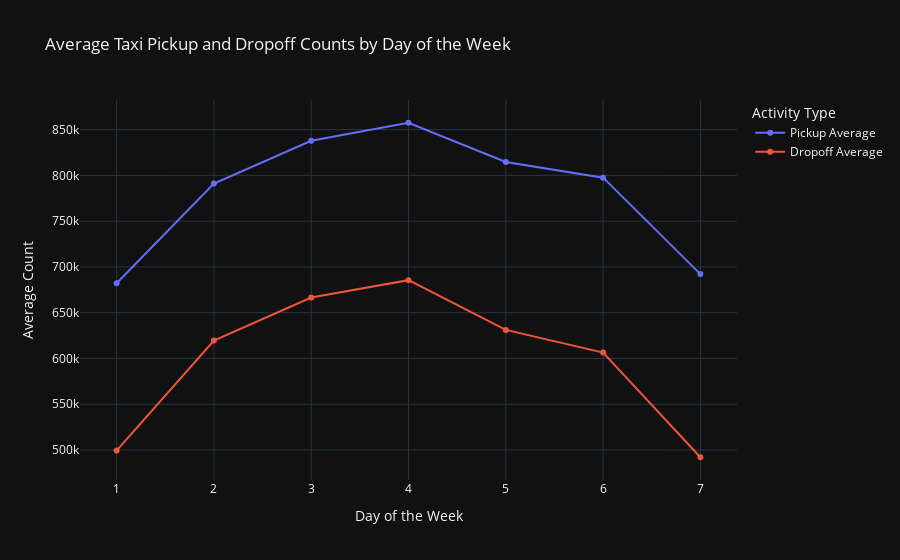

Notebook code for this chart:
### Code cell
# Visualize mean by day of the week
fig_day_mean = go.Figure()

fig_day_mean.add_trace(go.Scatter(x=df_dayofweek_mean['day_of_week'], 
                                  y=df_dayofweek_mean['pickup_count'],
                                  mode='lines+markers', 
                                  name='Pickup Average'))
fig_day_mean.add_trace(go.Scatter(x=df_dayofweek_mean['day_of_week'], 
                                  y=df_dayofweek_mean['dropoff_count'],
                                  mode='lines+markers', 
                                  name='Dropoff Average'))

fig_day_mean.update_layout(title='Average Taxi Pickup and Dropoff Counts by Day of the Week',
                           xaxis_title='Day of the Week',
                           yaxis_title='Average Count',
                           legend_title='Activity Type',
                           template='plotly_dark')
fig_day_mean.show()

### Figure 1 — Plotly figure (JSON) as saved in the notebook; plotly's stock layout.template omitted (floating-point values rounded to 4 significant figures)
{"data": [{"mode": "lines+markers", "name": "Pickup Average", "type": "scatter", "x": [1, 2, 3, 4, 5, 6, 7], "y": [682200.0, 791100.0, 837900.0, 857500.0, 814600.0, 797500.0, 692200.0]}, {"mode": "lines+markers", "name": "Dropoff Average", "type": "scatter", "x": [1, 2, 3, 4, 5, 6, 7], "y": [499407, 619500.0, 666600.0, 685500.0, 631200.0, 606500.0, 492105]}], "layout": {"legend": {"title": {"text": "Activity Type"}}, "title": {"text": "Average Taxi Pickup and Dropoff Counts by Day of the Week"}, "xaxis": {"title": {"text": "Day of the Week"}}, "yaxis": {"title": {"text": "Average Count"}}}}
